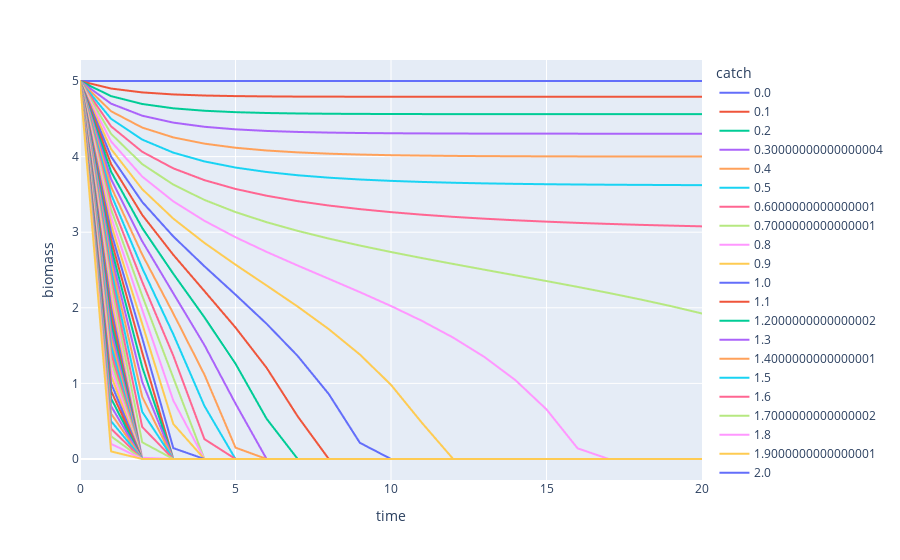

Notebook source saved alongside this figure:
### Markdown cell above
From this we can see that the growth is maximal not when the population is halfway to $B_{\infty}$. This however makes sense as we have the two competing (and linear) forces of population growth and carrying capacity pressure. 

So how does this relate to our curves of population change under varying catch rates above? Well in each case because $C > 0$ the population took a hit because the growth at $B=B_{\infty}$ is $0$. However as the population shrunk, this relieves the carrying capacity pressure thereby allow the growth rate to increase. For the lower catch rates the growth rate eventually exceeded the catch rate bringing us to a point of stability. But for $C=0.75$ the growth rate could never exceed the catch rate and so eventually we drove the population past its midpoint and then the growth rate began to plumet as well sending the species straight for extinction. 

This, by the way is where the **Surplus Yield** model name comes from - the idea is to model a fishery that only takes "new" growth instead of exceeding the "surplus production" of the fishery and therefore driving it to extinction. 

The tricky bit is that if you actually "want" to drive the population back to its halfway point in order to take the maximum sustainable yield or MSY. Here's a full set of catch rate curves to show you exactly that. How we go from sustainable small yields to sustainable large yields to unsustainable yields.

### Code cell
C = np.arange(0, B_max, 0.1)
B = [np.ones(C.shape[0])*B_max]
rows = [
    {
        'biomass': B_max,
        'time': 0,
        'catch': c
    } for c in C
]
for t in range(1, 20 + 1):
    nB = (B[-1] + r * (1 - B[-1]/B_max) * B[-1] - C)
    nB[nB > B_max] = B_max
    nB[nB < 0] = 0
    B.append(nB)
    for b, c in zip(B[-1], C):
        rows.append({
            'biomass': b,
            'time': t,
            'catch': c
        })
px.line(
    pd.DataFrame(rows), x='time', y='biomass', color='catch'
)

### Figure 1 — Plotly figure (JSON) as saved in the notebook; plotly's stock layout.template omitted (floating-point values rounded to 4 significant figures)
{"data": [{"hovertemplate": "catch=0.0<br>time=%{x}<br>biomass=%{y}<extra></extra>", "legendgroup": "0.0", "line": {"color": "#636efa", "dash": "solid"}, "marker": {"symbol": "circle"}, "mode": "lines", "name": "0.0", "showlegend": true, "type": "scattergl", "x": [0, 1, 2, 3, 4, 5, 6, 7, 8, 9, 10, 11, 12, 13, 14, 15, 16, 17, 18, 19, 20], "xaxis": "x", "y": [5, 5, 5, 5, 5, 5, 5, 5, 5, 5, 5, 5, 5, 5, 5, 5, 5, 5, 5, 5, 5], "yaxis": "y"}, {"hovertemplate": "catch=0.1<br>time=%{x}<br>biomass=%{y}<extra></extra>", "legendgroup": "0.1", "line": {"color": "#EF553B", "dash": "solid"}, "marker": {"symbol": "circle"}, "mode": "lines", "name": "0.1", "showlegend": true, "type": "scattergl", "x": [0, 1, 2, 3, 4, 5, 6, 7, 8, 9, 10, 11, 12, 13, 14, 15, 16, 17, 18, 19, 20], "xaxis": "x", "y": [5, 4.9, 4.849, 4.822, 4.808, 4.8, 4.796, 4.794, 4.793, 4.792, 4.792, 4.792, 4.791, 4.791, 4.791, 4.791, 4.791, 4.791, 4.791, 4.791, 4.791], "yaxis": "y"}, {"hovertemplate": "catch=0.2<br>time=%{x}<br>biomass=%{y}<extra></extra>", "legendgroup": "0.2", "line": {"color": "#00cc96", "dash": "solid"}, "marker": {"symbol": "circle"}, "mode": "lines", "name": "0.2", "showlegend": true, "type": "scattergl", "x": [0, 1, 2, 3, 4, 5, 6, 7, 8, 9, 10, 11, 12, 13, 14, 15, 16, 17, 18, 19, 20], "xaxis": "x", "y": [5, 4.8, 4.696, 4.639, 4.606, 4.588, 4.577, 4.571, 4.567, 4.565, 4.563, 4.563, 4.562, 4.562, 4.562, 4.562, 4.562, 4.562, 4.562, 4.562, 4.562], "yaxis": "y"}, {"hovertemplate": "catch=0.30000000000000004<br>time=%{x}<br>biomass=%{y}<extra></extra>", "legendgroup": "0.30000000000000004", "line": {"color": "#ab63fa", "dash": "solid"}, "marker": {"symbol": "circle"}, "mode": "lines", "name": "0.30000000000000004", "showlegend": true, "type": "scattergl", "x": [0, 1, 2, 3, 4, 5, 6, 7, 8, 9, 10, 11, 12, 13, 14, 15, 16, 17, 18, 19, 20], "xaxis": "x", "y": [5, 4.7, 4.541, 4.449, 4.394, 4.361, 4.339, 4.326, 4.318, 4.312, 4.309, 4.307, 4.305, 4.304, 4.304, 4.303, 4.303, 4.303, 4.303, 4.303, 4.303], "yaxis": "y"}, {"hovertemplate": "catch=0.4<br>time=%{x}<br>biomass=%{y}<extra></extra>", "legendgroup": "0.4", "line": {"color": "#FFA15A", "dash": "solid"}, "marker": {"symbol": "circle"}, "mode": "lines", "name": "0.4", "showlegend": true, "type": "scattergl", "x": [0, 1, 2, 3, 4, 5, 6, 7, 8, 9, 10, 11, 12, 13, 14, 15, 16, 17, 18, 19, 20], "xaxis": "x", "y": [5, 4.6, 4.384, 4.254, 4.171, 4.117, 4.081, 4.056, 4.039, 4.027, 4.019, 4.013, 4.009, 4.006, 4.004, 4.003, 4.002, 4.002, 4.001, 4.001, 4.001], "yaxis": "y"}, {"hovertemplate": "catch=0.5<br>time=%{x}<br>biomass=%{y}<extra></extra>", "legendgroup": "0.5", "line": {"color": "#19d3f3", "dash": "solid"}, "marker": {"symbol": "circle"}, "mode": "lines", "name": "0.5", "showlegend": true, "type": "scattergl", "x": [0, 1, 2, 3, 4, 5, 6, 7, 8, 9, 10, 11, 12, 13, 14, 15, 16, 17, 18, 19, 20], "xaxis": "x", "y": [5, 4.5, 4.225, 4.052, 3.936, 3.855, 3.796, 3.753, 3.721, 3.697, 3.679, 3.665, 3.654, 3.646, 3.64, 3.635, 3.631, 3.628, 3.626, 3.624, 3.623], "yaxis": "y"}, {"hovertemplate": "catch=0.6000000000000001<br>time=%{x}<br>biomass=%{y}<extra></extra>", "legendgroup": "0.6000000000000001", "line": {"color": "#FF6692", "dash": "solid"}, "marker": {"symbol": "circle"}, "mode": "lines", "name": "0.6000000000000001", "showlegend": true, "type": "scattergl", "x": [0, 1, 2, 3, 4, 5, 6, 7, 8, 9, 10, 11, 12, 13, 14, 15, 16, 17, 18, 19, 20], "xaxis": "x", "y": [5, 4.4, 4.064, 3.844, 3.689, 3.572, 3.482, 3.411, 3.353, 3.305, 3.265, 3.232, 3.203, 3.179, 3.158, 3.139, 3.124, 3.11, 3.097, 3.087, 3.077], "yaxis": "y"}, {"hovertemplate": "catch=0.7000000000000001<br>time=%{x}<br>biomass=%{y}<extra></extra>", "legendgroup": "0.7000000000000001", "line": {"color": "#B6E880", "dash": "solid"}, "marker": {"symbol": "circle"}, "mode": "lines", "name": "0.7000000000000001", "showlegend": true, "type": "scattergl", "x": [0, 1, 2, 3, 4, 5, 6, 7, 8, 9, 10, 11, 12, 13, 14, 15, 16, 17, 18, 19, 20], "xaxis": "x", "y": [5, 4.3, 3.901, 3.63, 3.427, 3.266, 3.132, 3.017, 2.916, 2.823, 2.738, 2.657, 2.58, 2.504, 2.429, 2.354, 2.277, 2.197, 2.112, 2.022, 1.924], "yaxis": "y"}, {"hovertemplate": "catch=0.8<br>time=%{x}<br>biomass=%{y}<extra></extra>", "legendgroup": "0.8", "line": {"color": "#FF97FF", "dash": "solid"}, "marker": {"symbol": "circle"}, "mode": "lines", "name": "0.8", "showlegend": true, "type": "scattergl", "x": [0, 1, 2, 3, 4, 5, 6, 7, 8, 9, 10, 11, 12, 13, 14, 15, 16, 17, 18, 19, 20], "xaxis": "x", "y": [5, 4.2, 3.736, 3.408, 3.151, 2.933, 2.74, 2.559, 2.384, 2.207, 2.024, 1.826, 1.605, 1.35, 1.043, 0.6561, 0.1411, 0, 0, 0, 0], "yaxis": "y"}, {"hovertemplate": "catch=0.9<br>time=%{x}<br>biomass=%{y}<extra></extra>", "legendgroup": "0.9", "line": {"color": "#FECB52", "dash": "solid"}, "marker": {"symbol": "circle"}, "mode": "lines", "name": "0.9", "showlegend": true, "type": "scattergl", "x": [0, 1, 2, 3, 4, 5, 6, 7, 8, 9, 10, 11, 12, 13, 14, 15, 16, 17, 18, 19, 20], "xaxis": "x", "y": [5, 4.1, 3.569, 3.18, 2.859, 2.571, 2.295, 2.016, 1.718, 1.381, 0.9812, 0.4755, 0, 0, 0, 0, 0, 0, 0, 0, 0], "yaxis": "y"}, {"hovertemplate": "catch=1.0<br>time=%{x}<br>biomass=%{y}<extra></extra>", "legendgroup": "1.0", "line": {"color": "#636efa", "dash": "solid"}, "marker": {"symbol": "circle"}, "mode": "lines", "name": "1.0", "showlegend": true, "type": "scattergl", "x": [0, 1, 2, 3, 4, 5, 6, 7, 8, 9, 10, 11, 12, 13, 14, 15, 16, 17, 18, 19, 20], "xaxis": "x", "y": [5, 4, 3.4, 2.944, 2.549, 2.174, 1.788, 1.363, 0.8585, 0.214, 0, 0, 0, 0, 0, 0, 0, 0, 0, 0, 0], "yaxis": "y"}, {"hovertemplate": "catch=1.1<br>time=%{x}<br>biomass=%{y}<extra></extra>", "legendgroup": "1.1", "line": {"color": "#EF553B", "dash": "solid"}, "marker": {"symbol": "circle"}, "mode": "lines", "name": "1.1", "showlegend": true, "type": "scattergl", "x": [0, 1, 2, 3, 4, 5, 6, 7, 8, 9, 10, 11, 12, 13, 14, 15, 16, 17, 18, 19, 20], "xaxis": "x", "y": [5, 3.9, 3.229, 2.701, 2.222, 1.739, 1.206, 0.5638, 0, 0, 0, 0, 0, 0, 0, 0, 0, 0, 0, 0, 0], "yaxis": "y"}, {"hovertemplate": "catch=1.2000000000000002<br>time=%{x}<br>biomass=%{y}<extra></extra>", "legendgroup": "1.2000000000000002", "line": {"color": "#00cc96", "dash": "solid"}, "marker": {"symbol": "circle"}, "mode": "lines", "name": "1.2000000000000002", "showlegend": true, "type": "scattergl", "x": [0, 1, 2, 3, 4, 5, 6, 7, 8, 9, 10, 11, 12, 13, 14, 15, 16, 17, 18, 19, 20], "xaxis": "x", "y": [5, 3.8, 3.056, 2.45, 1.875, 1.261, 0.5322, 0, 0, 0, 0, 0, 0, 0, 0, 0, 0, 0, 0, 0, 0], "yaxis": "y"}, {"hovertemplate": "catch=1.3<br>time=%{x}<br>biomass=%{y}<extra></extra>", "legendgroup": "1.3", "line": {"color": "#ab63fa", "dash": "solid"}, "marker": {"symbol": "circle"}, "mode": "lines", "name": "1.3", "showlegend": true, "type": "scattergl", "x": [0, 1, 2, 3, 4, 5, 6, 7, 8, 9, 10, 11, 12, 13, 14, 15, 16, 17, 18, 19, 20], "xaxis": "x", "y": [5, 3.7, 2.881, 2.191, 1.507, 0.7334, 0, 0, 0, 0, 0, 0, 0, 0, 0, 0, 0, 0, 0, 0, 0], "yaxis": "y"}, {"hovertemplate": "catch=1.4000000000000001<br>time=%{x}<br>biomass=%{y}<extra></extra>", "legendgroup": "1.4000000000000001", "line": {"color": "#FFA15A", "dash": "solid"}, "marker": {"symbol": "circle"}, "mode": "lines", "name": "1.4000000000000001", "showlegend": true, "type": "scattergl", "x": [0, 1, 2, 3, 4, 5, 6, 7, 8, 9, 10, 11, 12, 13, 14, 15, 16, 17, 18, 19, 20], "xaxis": "x", "y": [5, 3.6, 2.704, 1.925, 1.117, 0.1504, 0, 0, 0, 0, 0, 0, 0, 0, 0, 0, 0, 0, 0, 0, 0], "yaxis": "y"}, {"hovertemplate": "catch=1.5<br>time=%{x}<br>biomass=%{y}<extra></extra>", "legendgroup": "1.5", "line": {"color": "#19d3f3", "dash": "solid"}, "marker": {"symbol": "circle"}, "mode": "lines", "name": "1.5", "showlegend": true, "type": "scattergl", "x": [0, 1, 2, 3, 4, 5, 6, 7, 8, 9, 10, 11, 12, 13, 14, 15, 16, 17, 18, 19, 20], "xaxis": "x", "y": [5, 3.5, 2.525, 1.65, 0.7027, 0, 0, 0, 0, 0, 0, 0, 0, 0, 0, 0, 0, 0, 0, 0, 0], "yaxis": "y"}, {"hovertemplate": "catch=1.6<br>time=%{x}<br>biomass=%{y}<extra></extra>", "legendgroup": "1.6", "line": {"color": "#FF6692", "dash": "solid"}, "marker": {"symbol": "circle"}, "mode": "lines", "name": "1.6", "showlegend": true, "type": "scattergl", "x": [0, 1, 2, 3, 4, 5, 6, 7, 8, 9, 10, 11, 12, 13, 14, 15, 16, 17, 18, 19, 20], "xaxis": "x", "y": [5, 3.4, 2.344, 1.367, 0.2631, 0, 0, 0, 0, 0, 0, 0, 0, 0, 0, 0, 0, 0, 0, 0, 0], "yaxis": "y"}, {"hovertemplate": "catch=1.7000000000000002<br>time=%{x}<br>biomass=%{y}<extra></extra>", "legendgroup": "1.7000000000000002", "line": {"color": "#B6E880", "dash": "solid"}, "marker": {"symbol": "circle"}, "mode": "lines", "name": "1.7000000000000002", "showlegend": true, "type": "scattergl", "x": [0, 1, 2, 3, 4, 5, 6, 7, 8, 9, 10, 11, 12, 13, 14, 15, 16, 17, 18, 19, 20], "xaxis": "x", "y": [5, 3.3, 2.161, 1.075, 0, 0, 0, 0, 0, 0, 0, 0, 0, 0, 0, 0, 0, 0, 0, 0, 0], "yaxis": "y"}, {"hovertemplate": "catch=1.8<br>time=%{x}<br>biomass=%{y}<extra></extra>", "legendgroup": "1.8", "line": {"color": "#FF97FF", "dash": "solid"}, "marker": {"symbol": "circle"}, "mode": "lines", "name": "1.8", "showlegend": true, "type": "scattergl", "x": [0, 1, 2, 3, 4, 5, 6, 7, 8, 9, 10, 11, 12, 13, 14, 15, 16, 17, 18, 19, 20], "xaxis": "x", "y": [5, 3.2, 1.976, 0.7735, 0, 0, 0, 0, 0, 0, 0, 0, 0, 0, 0, 0, 0, 0, 0, 0, 0], "yaxis": "y"}, {"hovertemplate": "catch=1.9000000000000001<br>time=%{x}<br>biomass=%{y}<extra></extra>", "legendgroup": "1.9000000000000001", "line": {"color": "#FECB52", "dash": "solid"}, "marker": {"symbol": "circle"}, "mode": "lines", "name": "1.9000000000000001", "showlegend": true, "type": "scattergl", "x": [0, 1, 2, 3, 4, 5, 6, 7, 8, 9, 10, 11, 12, 13, 14, 15, 16, 17, 18, 19, 20], "xaxis": "x", "y": [5, 3.1, 1.789, 0.4634, 0, 0, 0, 0, 0, 0, 0, 0, 0, 0, 0, 0, 0, 0, 0, 0, 0], "yaxis": "y"}, {"hovertemplate": "catch=2.0<br>time=%{x}<br>biomass=%{y}<extra></extra>", "legendgroup": "2.0", "line": {"color": "#636efa", "dash": "solid"}, "marker": {"symbol": "circle"}, "mode": "lines", "name": "2.0", "showlegend": true, "type": "scattergl", "x": [0, 1, 2, 3, 4, 5, 6, 7, 8, 9, 10, 11, 12, 13, 14, 15, 16, 17, 18, 19, 20], "xaxis": "x", "y": [5, 3, 1.6, 0.144, 0, 0, 0, 0, 0, 0, 0, 0, 0, 0, 0, 0, 0, 0, 0, 0, 0], "yaxis": "y"}, {"hovertemplate": "catch=2.1<br>time=%{x}<br>biomass=%{y}<extra></extra>", "legendgroup": "2.1", "line": {"color": "#EF553B", "dash": "solid"}, "marker": {"symbol": "circle"}, "mode": "lines", "name": "2.1", "showlegend": true, "type": "scattergl", "x": [0, 1, 2, 3, 4, 5, 6, 7, 8, 9, 10, 11, 12, 13, 14, 15, 16, 17, 18, 19, 20], "xaxis": "x", "y": [5, 2.9, 1.409, 0, 0, 0, 0, 0, 0, 0, 0, 0, 0, 0, 0, 0, 0, 0, 0, 0, 0], "yaxis": "y"}, {"hovertemplate": "catch=2.2<br>time=%{x}<br>biomass=%{y}<extra></extra>", "legendgroup": "2.2", "line": {"color": "#00cc96", "dash": "solid"}, "marker": {"symbol": "circle"}, "mode": "lines", "name": "2.2", "showlegend": true, "type": "scattergl", "x": [0, 1, 2, 3, 4, 5, 6, 7, 8, 9, 10, 11, 12, 13, 14, 15, 16, 17, 18, 19, 20], "xaxis": "x", "y": [5, 2.8, 1.216, 0, 0, 0, 0, 0, 0, 0, 0, 0, 0, 0, 0, 0, 0, 0, 0, 0, 0], "yaxis": "y"}, {"hovertemplate": "catch=2.3000000000000003<br>time=%{x}<br>biomass=%{y}<extra></extra>", "legendgroup": "2.3000000000000003", "line": {"color": "#ab63fa", "dash": "solid"}, "marker": {"symbol": "circle"}, "mode": "lines", "name": "2.3000000000000003", "showlegend": true, "type": "scattergl", "x": [0, 1, 2, 3, 4, 5, 6, 7, 8, 9, 10, 11, 12, 13, 14, 15, 16, 17, 18, 19, 20], "xaxis": "x", "y": [5, 2.7, 1.021, 0, 0, 0, 0, 0, 0, 0, 0, 0, 0, 0, 0, 0, 0, 0, 0, 0, 0], "yaxis": "y"}, {"hovertemplate": "catch=2.4000000000000004<br>time=%{x}<br>biomass=%{y}<extra></extra>", "legendgroup": "2.4000000000000004", "line": {"color": "#FFA15A", "dash": "solid"}, "marker": {"symbol": "circle"}, "mode": "lines", "name": "2.4000000000000004", "showlegend": true, "type": "scattergl", "x": [0, 1, 2, 3, 4, 5, 6, 7, 8, 9, 10, 11, 12, 13, 14, 15, 16, 17, 18, 19, 20], "xaxis": "x", "y": [5, 2.6, 0.824, 0, 0, 0, 0, 0, 0, 0, 0, 0, 0, 0, 0, 0, 0, 0, 0, 0, 0], "yaxis": "y"}, {"hovertemplate": "catch=2.5<br>time=%{x}<br>biomass=%{y}<extra></extra>", "legendgroup": "2.5", "line": {"color": "#19d3f3", "dash": "solid"}, "marker": {"symbol": "circle"}, "mode": "lines", "name": "2.5", "showlegend": true, "type": "scattergl", "x": [0, 1, 2, 3, 4, 5, 6, 7, 8, 9, 10, 11, 12, 13, 14, 15, 16, 17, 18, 19, 20], "xaxis": "x", "y": [5, 2.5, 0.625, 0, 0, 0, 0, 0, 0, 0, 0, 0, 0, 0, 0, 0, 0, 0, 0, 0, 0], "yaxis": "y"}, {"hovertemplate": "catch=2.6<br>time=%{x}<br>biomass=%{y}<extra></extra>", "legendgroup": "2.6", "line": {"color": "#FF6692", "dash": "solid"}, "marker": {"symbol": "circle"}, "mode": "lines", "name": "2.6", "showlegend": true, "type": "scattergl", "x": [0, 1, 2, 3, 4, 5, 6, 7, 8, 9, 10, 11, 12, 13, 14, 15, 16, 17, 18, 19, 20], "xaxis": "x", "y": [5, 2.4, 0.424, 0, 0, 0, 0, 0, 0, 0, 0, 0, 0, 0, 0, 0, 0, 0, 0, 0, 0], "yaxis": "y"}, {"hovertemplate": "catch=2.7<br>time=%{x}<br>biomass=%{y}<extra></extra>", "legendgroup": "2.7", "line": {"color": "#B6E880", "dash": "solid"}, "marker": {"symbol": "circle"}, "mode": "lines", "name": "2.7", "showlegend": true, "type": "scattergl", "x": [0, 1, 2, 3, 4, 5, 6, 7, 8, 9, 10, 11, 12, 13, 14, 15, 16, 17, 18, 19, 20], "xaxis": "x", "y": [5, 2.3, 0.221, 0, 0, 0, 0, 0, 0, 0, 0, 0, 0, 0, 0, 0, 0, 0, 0, 0, 0], "yaxis": "y"}, {"hovertemplate": "catch=2.8000000000000003<br>time=%{x}<br>biomass=%{y}<extra></extra>", "legendgroup": "2.8000000000000003", "line": {"color": "#FF97FF", "dash": "solid"}, "marker": {"symbol": "circle"}, "mode": "lines", "name": "2.8000000000000003", "showlegend": true, "type": "scattergl", "x": [0, 1, 2, 3, 4, 5, 6, 7, 8, 9, 10, 11, 12, 13, 14, 15, 16, 17, 18, 19, 20], "xaxis": "x", "y": [5, 2.2, 0.016, 0, 0, 0, 0, 0, 0, 0, 0, 0, 0, 0, 0, 0, 0, 0, 0, 0, 0], "yaxis": "y"}, {"hovertemplate": "catch=2.9000000000000004<br>time=%{x}<br>biomass=%{y}<extra></extra>", "legendgroup": "2.9000000000000004", "line": {"color": "#FECB52", "dash": "solid"}, "marker": {"symbol": "circle"}, "mode": "lines", "name": "2.9000000000000004", "showlegend": true, "type": "scattergl", "x": [0, 1, 2, 3, 4, 5, 6, 7, 8, 9, 10, 11, 12, 13, 14, 15, 16, 17, 18, 19, 20], "xaxis": "x", "y": [5, 2.1, 0, 0, 0, 0, 0, 0, 0, 0, 0, 0, 0, 0, 0, 0, 0, 0, 0, 0, 0], "yaxis": "y"}, {"hovertemplate": "catch=3.0<br>time=%{x}<br>biomass=%{y}<extra></extra>", "legendgroup": "3.0", "line": {"color": "#636efa", "dash": "solid"}, "marker": {"symbol": "circle"}, "mode": "lines", "name": "3.0", "showlegend": true, "type": "scattergl", "x": [0, 1, 2, 3, 4, 5, 6, 7, 8, 9, 10, 11, 12, 13, 14, 15, 16, 17, 18, 19, 20], "xaxis": "x", "y": [5, 2, 0, 0, 0, 0, 0, 0, 0, 0, 0, 0, 0, 0, 0, 0, 0, 0, 0, 0, 0], "yaxis": "y"}, {"hovertemplate": "catch=3.1<br>time=%{x}<br>biomass=%{y}<extra></extra>", "legendgroup": "3.1", "line": {"color": "#EF553B", "dash": "solid"}, "marker": {"symbol": "circle"}, "mode": "lines", "name": "3.1", "showlegend": true, "type": "scattergl", "x": [0, 1, 2, 3, 4, 5, 6, 7, 8, 9, 10, 11, 12, 13, 14, 15, 16, 17, 18, 19, 20], "xaxis": "x", "y": [5, 1.9, 0, 0, 0, 0, 0, 0, 0, 0, 0, 0, 0, 0, 0, 0, 0, 0, 0, 0, 0], "yaxis": "y"}, {"hovertemplate": "catch=3.2<br>time=%{x}<br>biomass=%{y}<extra></extra>", "legendgroup": "3.2", "line": {"color": "#00cc96", "dash": "solid"}, "marker": {"symbol": "circle"}, "mode": "lines", "name": "3.2", "showlegend": true, "type": "scattergl", "x": [0, 1, 2, 3, 4, 5, 6, 7, 8, 9, 10, 11, 12, 13, 14, 15, 16, 17, 18, 19, 20], "xaxis": "x", "y": [5, 1.8, 0, 0, 0, 0, 0, 0, 0, 0, 0, 0, 0, 0, 0, 0, 0, 0, 0, 0, 0], "yaxis": "y"}, {"hovertemplate": "catch=3.3000000000000003<br>time=%{x}<br>biomass=%{y}<extra></extra>", "legendgroup": "3.3000000000000003", "line": {"color": "#ab63fa", "dash": "solid"}, "marker": {"symbol": "circle"}, "mode": "lines", "name": "3.3000000000000003", "showlegend": true, "type": "scattergl", "x": [0, 1, 2, 3, 4, 5, 6, 7, 8, 9, 10, 11, 12, 13, 14, 15, 16, 17, 18, 19, 20], "xaxis": "x", "y": [5, 1.7, 0, 0, 0, 0, 0, 0, 0, 0, 0, 0, 0, 0, 0, 0, 0, 0, 0, 0, 0], "yaxis": "y"}, {"hovertemplate": "catch=3.4000000000000004<br>time=%{x}<br>biomass=%{y}<extra></extra>", "legendgroup": "3.4000000000000004", "line": {"color": "#FFA15A", "dash": "solid"}, "marker": {"symbol": "circle"}, "mode": "lines", "name": "3.4000000000000004", "showlegend": true, "type": "scattergl", "x": [0, 1, 2, 3, 4, 5, 6, 7, 8, 9, 10, 11, 12, 13, 14, 15, 16, 17, 18, 19, 20], "xaxis": "x", "y": [5, 1.6, 0, 0, 0, 0, 0, 0, 0, 0, 0, 0, 0, 0, 0, 0, 0, 0, 0, 0, 0], "yaxis": "y"}, {"hovertemplate": "catch=3.5<br>time=%{x}<br>biomass=%{y}<extra></extra>", "legendgroup": "3.5", "line": {"color": "#19d3f3", "dash": "solid"}, "marker": {"symbol": "circle"}, "mode": "lines", "name": "3.5", "showlegend": true, "type": "scattergl", "x": [0, 1, 2, 3, 4, 5, 6, 7, 8, 9, 10, 11, 12, 13, 14, 15, 16, 17, 18, 19, 20], "xaxis": "x", "y": [5, 1.5, 0, 0, 0, 0, 0, 0, 0, 0, 0, 0, 0, 0, 0, 0, 0, 0, 0, 0, 0], "yaxis": "y"}, {"hovertemplate": "catch=3.6<br>time=%{x}<br>biomass=%{y}<extra></extra>", "legendgroup": "3.6", "line": {"color": "#FF6692", "dash": "solid"}, "marker": {"symbol": "circle"}, "mode": "lines", "name": "3.6", "showlegend": true, "type": "scattergl", "x": [0, 1, 2, 3, 4, 5, 6, 7, 8, 9, 10, 11, 12, 13, 14, 15, 16, 17, 18, 19, 20], "xaxis": "x", "y": [5, 1.4, 0, 0, 0, 0, 0, 0, 0, 0, 0, 0, 0, 0, 0, 0, 0, 0, 0, 0, 0], "yaxis": "y"}, {"hovertemplate": "catch=3.7<br>time=%{x}<br>biomass=%{y}<extra></extra>", "legendgroup": "3.7", "line": {"color": "#B6E880", "dash": "solid"}, "marker": {"symbol": "circle"}, "mode": "lines", "name": "3.7", "showlegend": true, "type": "scattergl", "x": [0, 1, 2, 3, 4, 5, 6, 7, 8, 9, 10, 11, 12, 13, 14, 15, 16, 17, 18, 19, 20], "xaxis": "x", "y": [5, 1.3, 0, 0, 0, 0, 0, 0, 0, 0, 0, 0, 0, 0, 0, 0, 0, 0, 0, 0, 0], "yaxis": "y"}, {"hovertemplate": "catch=3.8000000000000003<br>time=%{x}<br>biomass=%{y}<extra></extra>", "legendgroup": "3.8000000000000003", "line": {"color": "#FF97FF", "dash": "solid"}, "marker": {"symbol": "circle"}, "mode": "lines", "name": "3.8000000000000003", "showlegend": true, "type": "scattergl", "x": [0, 1, 2, 3, 4, 5, 6, 7, 8, 9, 10, 11, 12, 13, 14, 15, 16, 17, 18, 19, 20], "xaxis": "x", "y": [5, 1.2, 0, 0, 0, 0, 0, 0, 0, 0, 0, 0, 0, 0, 0, 0, 0, 0, 0, 0, 0], "yaxis": "y"}, {"hovertemplate": "catch=3.9000000000000004<br>time=%{x}<br>biomass=%{y}<extra></extra>", "legendgroup": "3.9000000000000004", "line": {"color": "#FECB52", "dash": "solid"}, "marker": {"symbol": "circle"}, "mode": "lines", "name": "3.9000000000000004", "showlegend": true, "type": "scattergl", "x": [0, 1, 2, 3, 4, 5, 6, 7, 8, 9, 10, 11, 12, 13, 14, 15, 16, 17, 18, 19, 20], "xaxis": "x", "y": [5, 1.1, 0, 0, 0, 0, 0, 0, 0, 0, 0, 0, 0, 0, 0, 0, 0, 0, 0, 0, 0], "yaxis": "y"}, {"hovertemplate": "catch=4.0<br>time=%{x}<br>biomass=%{y}<extra></extra>", "legendgroup": "4.0", "line": {"color": "#636efa", "dash": "solid"}, "marker": {"symbol": "circle"}, "mode": "lines", "name": "4.0", "showlegend": true, "type": "scattergl", "x": [0, 1, 2, 3, 4, 5, 6, 7, 8, 9, 10, 11, 12, 13, 14, 15, 16, 17, 18, 19, 20], "xaxis": "x", "y": [5, 1, 0, 0, 0, 0, 0, 0, 0, 0, 0, 0, 0, 0, 0, 0, 0, 0, 0, 0, 0], "yaxis": "y"}, {"hovertemplate": "catch=4.1000000000000005<br>time=%{x}<br>biomass=%{y}<extra></extra>", "legendgroup": "4.1000000000000005", "line": {"color": "#EF553B", "dash": "solid"}, "marker": {"symbol": "circle"}, "mode": "lines", "name": "4.1000000000000005", "showlegend": true, "type": "scattergl", "x": [0, 1, 2, 3, 4, 5, 6, 7, 8, 9, 10, 11, 12, 13, 14, 15, 16, 17, 18, 19, 20], "xaxis": "x", "y": [5, 0.9, 0, 0, 0, 0, 0, 0, 0, 0, 0, 0, 0, 0, 0, 0, 0, 0, 0, 0, 0], "yaxis": "y"}, {"hovertemplate": "catch=4.2<br>time=%{x}<br>biomass=%{y}<extra></extra>", "legendgroup": "4.2", "line": {"color": "#00cc96", "dash": "solid"}, "marker": {"symbol": "circle"}, "mode": "lines", "name": "4.2", "showlegend": true, "type": "scattergl", "x": [0, 1, 2, 3, 4, 5, 6, 7, 8, 9, 10, 11, 12, 13, 14, 15, 16, 17, 18, 19, 20], "xaxis": "x", "y": [5, 0.8, 0, 0, 0, 0, 0, 0, 0, 0, 0, 0, 0, 0, 0, 0, 0, 0, 0, 0, 0], "yaxis": "y"}, {"hovertemplate": "catch=4.3<br>time=%{x}<br>biomass=%{y}<extra></extra>", "legendgroup": "4.3", "line": {"color": "#ab63fa", "dash": "solid"}, "marker": {"symbol": "circle"}, "mode": "lines", "name": "4.3", "showlegend": true, "type": "scattergl", "x": [0, 1, 2, 3, 4, 5, 6, 7, 8, 9, 10, 11, 12, 13, 14, 15, 16, 17, 18, 19, 20], "xaxis": "x", "y": [5, 0.7, 0, 0, 0, 0, 0, 0, 0, 0, 0, 0, 0, 0, 0, 0, 0, 0, 0, 0, 0], "yaxis": "y"}, {"hovertemplate": "catch=4.4<br>time=%{x}<br>biomass=%{y}<extra></extra>", "legendgroup": "4.4", "line": {"color": "#FFA15A", "dash": "solid"}, "marker": {"symbol": "circle"}, "mode": "lines", "name": "4.4", "showlegend": true, "type": "scattergl", "x": [0, 1, 2, 3, 4, 5, 6, 7, 8, 9, 10, 11, 12, 13, 14, 15, 16, 17, 18, 19, 20], "xaxis": "x", "y": [5, 0.6, 0, 0, 0, 0, 0, 0, 0, 0, 0, 0, 0, 0, 0, 0, 0, 0, 0, 0, 0], "yaxis": "y"}, {"hovertemplate": "catch=4.5<br>time=%{x}<br>biomass=%{y}<extra></extra>", "legendgroup": "4.5", "line": {"color": "#19d3f3", "dash": "solid"}, "marker": {"symbol": "circle"}, "mode": "lines", "name": "4.5", "showlegend": true, "type": "scattergl", "x": [0, 1, 2, 3, 4, 5, 6, 7, 8, 9, 10, 11, 12, 13, 14, 15, 16, 17, 18, 19, 20], "xaxis": "x", "y": [5, 0.5, 0, 0, 0, 0, 0, 0, 0, 0, 0, 0, 0, 0, 0, 0, 0, 0, 0, 0, 0], "yaxis": "y"}, {"hovertemplate": "catch=4.6000000000000005<br>time=%{x}<br>biomass=%{y}<extra></extra>", "legendgroup": "4.6000000000000005", "line": {"color": "#FF6692", "dash": "solid"}, "marker": {"symbol": "circle"}, "mode": "lines", "name": "4.6000000000000005", "showlegend": true, "type": "scattergl", "x": [0, 1, 2, 3, 4, 5, 6, 7, 8, 9, 10, 11, 12, 13, 14, 15, 16, 17, 18, 19, 20], "xaxis": "x", "y": [5, 0.4, 0, 0, 0, 0, 0, 0, 0, 0, 0, 0, 0, 0, 0, 0, 0, 0, 0, 0, 0], "yaxis": "y"}, {"hovertemplate": "catch=4.7<br>time=%{x}<br>biomass=%{y}<extra></extra>", "legendgroup": "4.7", "line": {"color": "#B6E880", "dash": "solid"}, "marker": {"symbol": "circle"}, "mode": "lines", "name": "4.7", "showlegend": true, "type": "scattergl", "x": [0, 1, 2, 3, 4, 5, 6, 7, 8, 9, 10, 11, 12, 13, 14, 15, 16, 17, 18, 19, 20], "xaxis": "x", "y": [5, 0.3, 0, 0, 0, 0, 0, 0, 0, 0, 0, 0, 0, 0, 0, 0, 0, 0, 0, 0, 0], "yaxis": "y"}, {"hovertemplate": "catch=4.800000000000001<br>time=%{x}<br>biomass=%{y}<extra></extra>", "legendgroup": "4.800000000000001", "line": {"color": "#FF97FF", "dash": "solid"}, "marker": {"symbol": "circle"}, "mode": "lines", "name": "4.800000000000001", "showlegend": true, "type": "scattergl", "x": [0, 1, 2, 3, 4, 5, 6, 7, 8, 9, 10, 11, 12, 13, 14, 15, 16, 17, 18, 19, 20], "xaxis": "x", "y": [5, 0.2, 0, 0, 0, 0, 0, 0, 0, 0, 0, 0, 0, 0, 0, 0, 0, 0, 0, 0, 0], "yaxis": "y"}, {"hovertemplate": "catch=4.9<br>time=%{x}<br>biomass=%{y}<extra></extra>", "legendgroup": "4.9", "line": {"color": "#FECB52", "dash": "solid"}, "marker": {"symbol": "circle"}, "mode": "lines", "name": "4.9", "showlegend": true, "type": "scattergl", "x": [0, 1, 2, 3, 4, 5, 6, 7, 8, 9, 10, 11, 12, 13, 14, 15, 16, 17, 18, 19, 20], "xaxis": "x", "y": [5, 0.1, 0, 0, 0, 0, 0, 0, 0, 0, 0, 0, 0, 0, 0, 0, 0, 0, 0, 0, 0], "yaxis": "y"}], "layout": {"legend": {"title": {"text": "catch"}, "tracegroupgap": 0}, "margin": {"t": 60}, "xaxis": {"anchor": "y", "domain": [0, 1], "title": {"text": "time"}}, "yaxis": {"anchor": "x", "domain": [0, 1], "title": {"text": "biomass"}}}}
